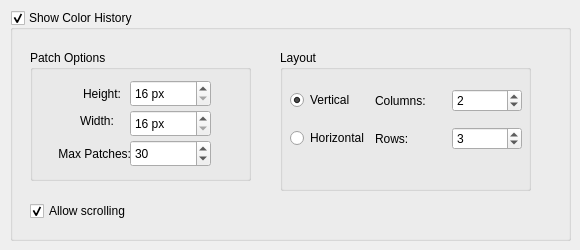
     <widget class="QWidget" name="tab_ColorHistory">
      <property name="enabled">
       <bool>true</bool>
      </property>
      <property name="sizePolicy">
       <sizepolicy hsizetype="Preferred" vsizetype="Preferred">
        <horstretch>0</horstretch>
        <verstretch>0</verstretch>
       </sizepolicy>
      </property>
      <attribute name="title">
       <string>Color History</string>
      </attribute>
      <widget class="QGroupBox" name="lastUsedColorsShow">
       <property name="geometry">
        <rect>
         <x>10</x>
         <y>10</y>
         <width>561</width>
         <height>231</height>
        </rect>
       </property>
       <property name="sizePolicy">
        <sizepolicy hsizetype="Fixed" vsizetype="Fixed">
         <horstretch>0</horstretch>
         <verstretch>0</verstretch>
        </sizepolicy>
       </property>
       <property name="title">
        <string>Show Color History</string>
       </property>
       <property name="checkable">
        <bool>true</bool>
       </property>
       <widget class="QGroupBox" name="groupBox">
        <property name="geometry">
         <rect>
          <x>20</x>
          <y>40</y>
          <width>221</width>
          <height>131</height>
         </rect>
        </property>
        <property name="title">
         <string>Patch Options</string>
        </property>
        <widget class="QLabel" name="label_14">
         <property name="geometry">
          <rect>
           <x>30</x>
           <y>30</y>
           <width>61</width>
           <height>27</height>
          </rect>
         </property>
         <property name="text">
          <string>Height:</string>
         </property>
         <property name="alignment">
          <set>Qt::AlignRight|Qt::AlignTrailing|Qt::AlignVCenter</set>
         </property>
        </widget>
        <widget class="QSpinBox" name="lastUsedColorsWidth">
         <property name="geometry">
          <rect>
           <x>100</x>
           <y>30</y>
           <width>81</width>
           <height>27</height>
          </rect>
         </property>
         <property name="suffix">
          <string> px</string>
         </property>
         <property name="prefix">
          <string/>
         </property>
         <property name="minimum">
          <number>16</number>
         </property>
        </widget>
        <widget class="QLabel" name="label">
         <property name="geometry">
          <rect>
           <x>50</x>
           <y>60</y>
           <width>51</width>
           <height>21</height>
          </rect>
         </property>
         <property name="text">
          <string>Width:</string>
         </property>
        </widget>
        <widget class="QSpinBox" name="lastUsedColorsHeight">
         <property name="geometry">
          <rect>
           <x>100</x>
           <y>60</y>
           <width>81</width>
           <height>27</height>
          </rect>
         </property>
         <property name="suffix">
          <string> px</string>
         </property>
         <property name="minimum">
          <number>16</number>
         </property>
        </widget>
        <widget class="QLabel" name="label_10">
         <property name="geometry">
          <rect>
           <x>0</x>
           <y>90</y>
           <width>101</width>
           <height>27</height>
          </rect>
         </property>
         <property name="text">
          <string>Max Patches:</string>
         </property>
         <property name="alignment">
          <set>Qt::AlignRight|Qt::AlignTrailing|Qt::AlignVCenter</set>
         </property>
        </widget>
        <widget class="QSpinBox" name="lastUsedColorsPatchCount">
         <property name="geometry">
          <rect>
           <x>100</x>
           <y>90</y>
           <width>81</width>
           <height>27</height>
          </rect>
         </property>
         <property name="minimum">
          <number>1</number>
         </property>
         <property name="value">
          <number>30</number>
         </property>
        </widget>
       </widget>
       <widget class="QCheckBox" name="lastUsedColorsAllowScrolling">
        <property name="geometry">
         <rect>
          <x>20</x>
          <y>190</y>
          <width>131</width>
          <height>22</height>
         </rect>
        </property>
        <property name="text">
         <string>Allow scrolling</string>
        </property>
        <property name="checked">
         <bool>true</bool>
        </property>
       </widget>
       <widget class="QGroupBox" name="groupBox_2">
        <property name="geometry">
         <rect>
          <x>270</x>
          <y>40</y>
          <width>251</width>
          <height>141</height>
         </rect>
        </property>
        <property name="title">
         <string>Layout</string>
        </property>
        <widget class="QWidget" name="gridLayoutWidget_2">
         <property name="geometry">
          <rect>
           <x>10</x>
           <y>30</y>
           <width>232</width>
           <height>80</height>
          </rect>
         </property>
         <layout class="QGridLayout" name="gridLayout">
          <item row="0" column="1">
           <widget class="QLabel" name="lbl_lastUsedNumCols">
            <property name="text">
             <string>Columns:</string>
            </property>
            <property name="alignment">
             <set>Qt::AlignLeading|Qt::AlignLeft|Qt::AlignVCenter</set>
            </property>
            <property name="buddy">
             <cstring>lastUsedColorsNumCols</cstring>
            </property>
           </widget>
          </item>
          <item row="0" column="2">
           <widget class="QSpinBox" name="lastUsedColorsNumCols">
            <property name="minimum">
             <number>1</number>
            </property>
            <property name="maximum">
             <number>20</number>
            </property>
            <property name="value">
             <number>2</number>
            </property>
           </widget>
          </item>
          <item row="0" column="0">
           <widget class="QRadioButton" name="lastUsedColorsAlignVertical">
            <property name="text">
             <string>Vertical</string>
            </property>
            <property name="checked">
             <bool>true</bool>
            </property>
           </widget>
          </item>
          <item row="1" column="0">
           <widget class="QRadioButton" name="lastUsedColorsAlignHorizontal">
            <property name="text">
             <string>Horizontal</string>
            </property>
           </widget>
          </item>
          <item row="1" column="1">
           <widget class="QLabel" name="lbl_lastUsedNumRows">
            <property name="text">
             <string>Rows:</string>
            </property>
            <property name="alignment">
             <set>Qt::AlignLeading|Qt::AlignLeft|Qt::AlignVCenter</set>
            </property>
            <property name="buddy">
             <cstring>lastUsedColorsNumRows</cstring>
            </property>
           </widget>
          </item>
          <item row="1" column="2">
           <widget class="QSpinBox" name="lastUsedColorsNumRows">
            <property name="minimum">
             <number>1</number>
            </property>
            <property name="maximum">
             <number>20</number>
            </property>
            <property name="value">
             <number>3</number>
            </property>
           </widget>
          </item>
         </layout>
        </widget>
       </widget>
      </widget>
     </widget>
